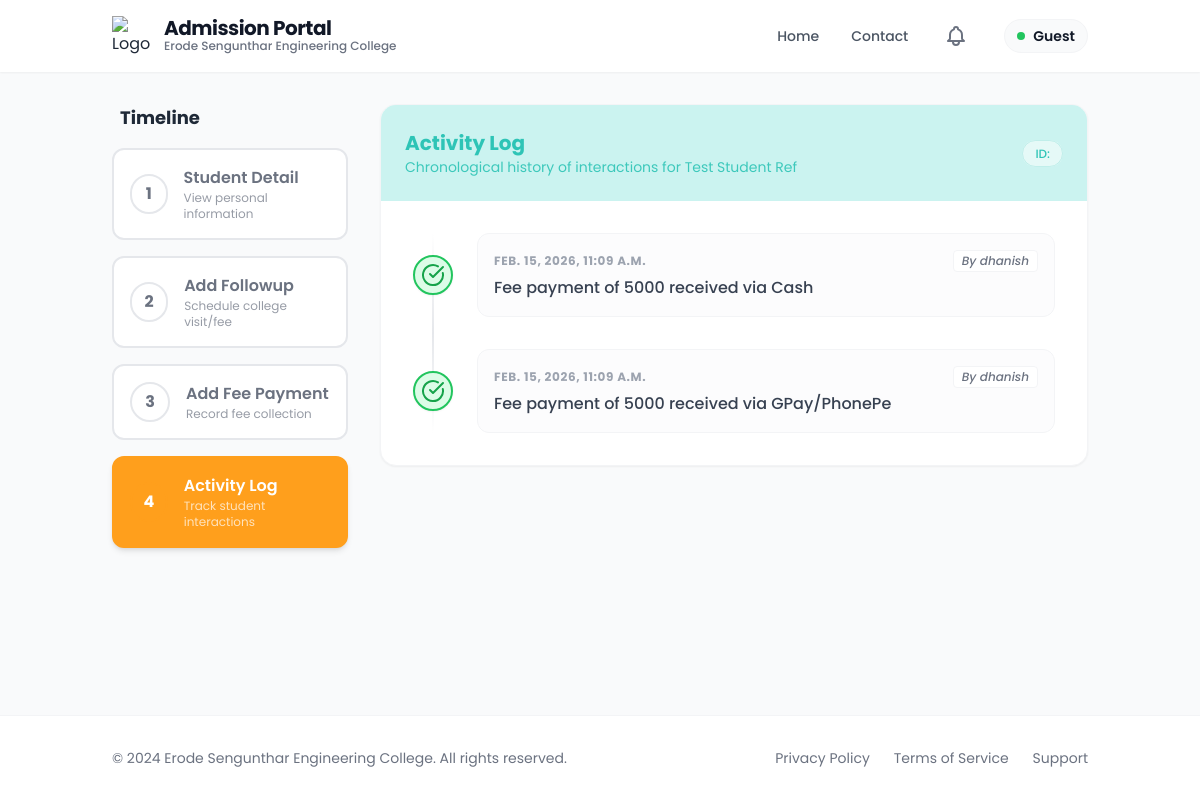
/activities/1002/, run on the app's committed database.
### app/models.py (models this page shows, shortened)
class Admission(models.Model):
    ADMISSION_STATUS_CHOICES = (
        ('enquired', 'Enquired'),
        ('admitted', 'Admitted'),
        ('discontinued', 'Discontinued'),
        ('left', 'Left'),
    )
    admission_status = models.CharField(max_length=20, choices=ADMISSION_STATUS_CHOICES, default='enquired')
    application_number = models.CharField(max_length=100, blank=True, null=True)
    application_date = models.DateField(blank=True, null=True)
    admission_date = models.DateField(blank=True, null=True)
    allotment_number = models.CharField(max_length=100, blank=True, null=True)
    portal_status = models.CharField(max_length=50, blank=True, null=True)
    quota = models.CharField(max_length=50, blank=True, null=True)
    roll_number = models.CharField(max_length=100, blank=True, null=True)
    unique_id = models.CharField(max_length=100, blank=True, null=True)
    umis_number = models.CharField(max_length=100, blank=True, null=True)
    level = models.CharField(max_length=10, blank=True, null=True)
    course = models.CharField(max_length=100, blank=True, null=True)
    branch = models.CharField(max_length=100, blank=True, null=True)
    department_preferences = models.JSONField(default=dict, blank=True, null=True)
    pg_dept = models.CharField(max_length=255, blank=True, null=True)
    is_fg = models.BooleanField(default=False, blank=True, null=True)
    fg_number = models.CharField(max_length=100, blank=True, null=True)
    pmss = models.BooleanField(default=False, blank=True, null=True)
    seven_five = models.BooleanField(default=False, blank=True, null=True)
    student_name = models.CharField(max_length=255, blank=True, null=True)
    dob = models.DateField(blank=True, null=True)
    gender = models.CharField(max_length=10, blank=True, null=True)
    community = models.CharField(max_length=50, blank=True, null=True)
    caste = models.CharField(max_length=100, blank=True, null=True)
    region = models.CharField(max_length=100, blank=True, null=True)
    aadhaar_number = models.CharField(max_length=12, blank=True, null=True)
    father_name = models.CharField(max_length=255, blank=True, null=True)
    mother_name = models.CharField(max_length=255, blank=True, null=True)
    guardian_name = models.CharField(max_length=255, blank=True, null=True)
    father_mobile = models.CharField(max_length=15, blank=True, null=True)
    mother_mobile = models.CharField(max_length=15, blank=True, null=True)
    guardian_mobile = models.CharField(max_length=15, blank=True, null=True)
    email = models.EmailField(blank=True, null=True)
    student_mobile = models.CharField(max_length=15, blank=True, null=True)
    address = models.TextField(blank=True, null=True)
    pincode = models.CharField(max_length=10, blank=True, null=True)
    district = models.CharField(max_length=100, blank=True, null=True)
    state = models.CharField(max_length=100, blank=True, null=True)
    country = models.CharField(max_length=100, blank=True, null=True)
    qualification = models.CharField(max_length=10, blank=True, null=True)
    tenth_total = models.CharField(max_length=50, blank=True, null=True)
    tenth_percentage = models.CharField(max_length=50, blank=True, null=True)
    twelfth_total = models.CharField(max_length=50, blank=True, null=True)
    twelfth_percentage = models.CharField(max_length=50, blank=True, null=True)
    twelfth_major = models.CharField(max_length=255, blank=True, null=True)
    twelth_reg_no = models.CharField(max_length=50, blank=True, null=True)
    maths_marks = models.DecimalField(max_digits=5, decimal_places=2, blank=True, null=True)
    physics_marks = models.DecimalField(max_digits=5, decimal_places=2, blank=True, null=True)
    chemistry_marks = models.DecimalField(max_digits=5, decimal_places=2, blank=True, null=True)
    cutoff_marks = models.DecimalField(max_digits=5, decimal_places=2, blank=True, null=True)
    diploma_total = models.CharField(max_length=50, blank=True, null=True)
    diploma_percentage = models.CharField(max_length=50, blank=True, null=True)
    diploma_major = models.CharField(max_length=255, blank=True, null=True)
    board = models.CharField(max_length=50, blank=True, null=True)
    year_passing = models.IntegerField(blank=True, null=True)
    medium = models.CharField(max_length=50, blank=True, null=True)
    last_school = models.CharField(max_length=255, blank=True, null=True)
    vocational_stream = models.CharField(max_length=255, blank=True, null=True)
    skill_proof = models.FileField(upload_to=vocational_upload_path, blank=True, null=True)
    college_fee = models.DecimalField(max_digits=10, decimal_places=2, blank=True, null=True)
    hostel_fee = models.DecimalField(max_digits=10, decimal_places=2, blank=True, null=True)
    bus_fee = models.DecimalField(max_digits=10, decimal_places=2, blank=True, null=True)
    other_fee = models.DecimalField(max_digits=10, decimal_places=2, blank=True, null=True)
    paid_fee = models.DecimalField(max_digits=10, decimal_places=2, blank=True, null=True)
    concession_amount = models.DecimalField(max_digits=10, decimal_places=2, blank=True, null=True)
    unpaid_fee = models.DecimalField(max_digits=10, decimal_places=2, blank=True, null=True)
    transaction_id = models.CharField(max_length=50, blank=True, null=True)
    transaction_date = models.DateTimeField(blank=True, null=True)
    had_paid = models.BooleanField(default=False, blank=True, null=True)
    facility_type = models.CharField(max_length=20, blank=True, null=True)
    hostel_name = models.CharField(max_length=100, blank=True, null=True)
    boarding_point = models.CharField(max_length=100, blank=True, null=True)
    bus_needed = models.CharField(max_length=10, blank=True, null=True)
    bus_route = models.CharField(max_length=255, blank=True, null=True)
    hostel_needed = models.CharField(max_length=10, blank=True, null=True)
    hostel_type = models.CharField(max_length=100, blank=True, null=True)
    room_type = models.CharField(max_length=100, blank=True, null=True)
    mess_type = models.CharField(max_length=100, blank=True, null=True)
    hostel_fee_amount = models.DecimalField(max_digits=10, decimal_places=2, blank=True, null=True)
    account_holder_name = models.CharField(max_length=255, blank=True, null=True)
    account_number = models.CharField(max_length=30, blank=True, null=True)
    bank_name = models.CharField(max_length=100, blank=True, null=True)
    ifsc_code = models.CharField(max_length=15, blank=True, null=True)
    bank_branch = models.CharField(max_length=100, blank=True, null=True)
    seeding_status = models.CharField(max_length=50, blank=True, null=True)
    tc = models.FileField(upload_to=certificate_upload_path, blank=True, null=True)
    community_cert = models.FileField(upload_to=certificate_upload_path, blank=True, null=True)
    aadhaar = models.FileField(upload_to=certificate_upload_path, blank=True, null=True)
    tenth_marksheet = models.FileField(upload_to=certificate_upload_path, blank=True, null=True)
    twelfth_marksheet = models.FileField(upload_to=certificate_upload_path, blank=True, null=True)
    photo = models.FileField(upload_to=photo_upload_path, blank=True, null=True)
    created_at = models.DateTimeField(auto_now_add=True)

class ActivityLog(models.Model):
    student = models.ForeignKey(
        'Admission',
        on_delete=models.CASCADE,
        related_name='activities'
    )
    action = models.CharField(max_length=255)
    created_by = models.ForeignKey(
        User,
        on_delete=models.SET_NULL,
        null=True
    )
    followup = models.ForeignKey(
        'FollowUp',
        on_delete=models.SET_NULL,
        null=True,
        blank=True,
        related_name='logs'
    )
    is_completed = models.BooleanField(default=False)
    created_at = models.DateTimeField(auto_now_add=True)

### app/followup.py (the view)
# urls.py: path('activities/<int:pk>/', followup.student_activity_log, name='student_activity_log'),
def student_activity_log(request, pk):
    student = get_object_or_404(Admission, pk=pk)
    activities = student.activities.all().order_by('-created_at')
    return render(request, 'followup/activity_log.html', {
        'student': student,
        'admission': student,
        'activities': activities,
        'active_step': 'activity_log'
    })

### templates/followup/activity_log.html (shortened to what this page needs)
{% extends 'followup/new_base.html' %}
{% block content %}
<div class="flex flex-col lg:flex-row gap-8">
    <div class="lg:w-1/4">
        <div class="sticky top-24">
            <h3 class="text-lg font-bold mb-4 text-gray-800 px-2">Timeline</h3>
            {% include 'followup/stepper.html' %}
        </div>
    </div>
    <div class="lg:w-3/4">
        <div class="bg-white rounded-2xl shadow-sm border border-gray-100 overflow-hidden">
            <div class="p-6 bg-accent text-dark">
                <div class="flex justify-between items-center">
                    <div>
                        <h2 class="text-xl font-bold">Activity Log</h2>
                        <p class="text-sm opacity-90">Chronological history of interactions for {{ student.student_name }}</p>
                    </div>
                    <div class="hidden md:block">
                        <span
                            class="bg-white/50 px-3 py-1 rounded-full text-xs font-medium border border-dark/20 text-dark">
                            ID: {{ student.register_number }}
                        </span>
                    </div>
                </div>
            </div>
            <div class="p-8">
                {% if activities %}
                <div
                    class="relative space-y-8 before:absolute before:inset-0 before:ml-5 before:-translate-x-px before:h-full before:w-0.5 before:bg-gradient-to-b before:from-transparent before:via-gray-200 before:to-transparent">
                    {% for activity in activities %}
                    <div class="relative flex items-center justify-between md:justify-start">
                        {% if activity.is_completed %}
                        <div class="flex items-center justify-center w-10 h-10 rounded-full border-2 shadow-sm z-10 shrink-0"
     style="background-color: #dcfce7; border-color: #22c55e;">
    <svg xmlns="http://www.w3.org/2000/svg"
         width="24"
         height="24"
         viewBox="0 0 24 24"
         style="color: #16a34a;">
        <g fill="none"
           stroke="currentColor"
           stroke-linecap="round"
           stroke-linejoin="round"
           stroke-width="2">
            <path d="M21.801 10A10 10 0 1 1 17 3.335"/>
            <path d="m9 11l3 3L22 4"/>
        </g>
    </svg>
</div>
                        {% endif %}
                        <div class="w-[calc(100%-3rem)] ml-6 p-4 rounded-xl bg-gray-50/50 border border-gray-100">
                            <div class="flex flex-col sm:flex-row sm:items-center justify-between gap-2 mb-1">
                                <time class="text-xs font-bold text-gray-400 uppercase tracking-wider">
                                    {{ activity.created_at }}</time>
                                <span
                                    class="text-xs font-medium text-gray-500 bg-white px-2 py-0.5 rounded border border-gray-100 italic">By
                                    {{ activity.created_by.get_full_name|default:activity.created_by.username }}</span>
                            </div>
                            <div class="text-gray-700 font-medium">{{ activity.action }}</div>
                        </div>
                    </div>
                    {% endfor %}
                </div>
                {% endif %}
            </div>
        </div>
    </div>
</div>
{% endblock %}

### data on the page
Admission: student_name "Test Student Ref"
ActivityLog: is_completed True (drawn), created_at "FEB. 15, 2026, 11:09 A.M.", created_by.get_full_name "dhanish", action "Fee payment of 5000 received via Cash"
ActivityLog: is_completed True (drawn), created_at "FEB. 15, 2026, 11:09 A.M.", created_by.get_full_name "dhanish", action "Fee payment of 5000 received via GPay/PhonePe"

### other printed values
{{ user.username|default:"Guest" }} "Guest"
